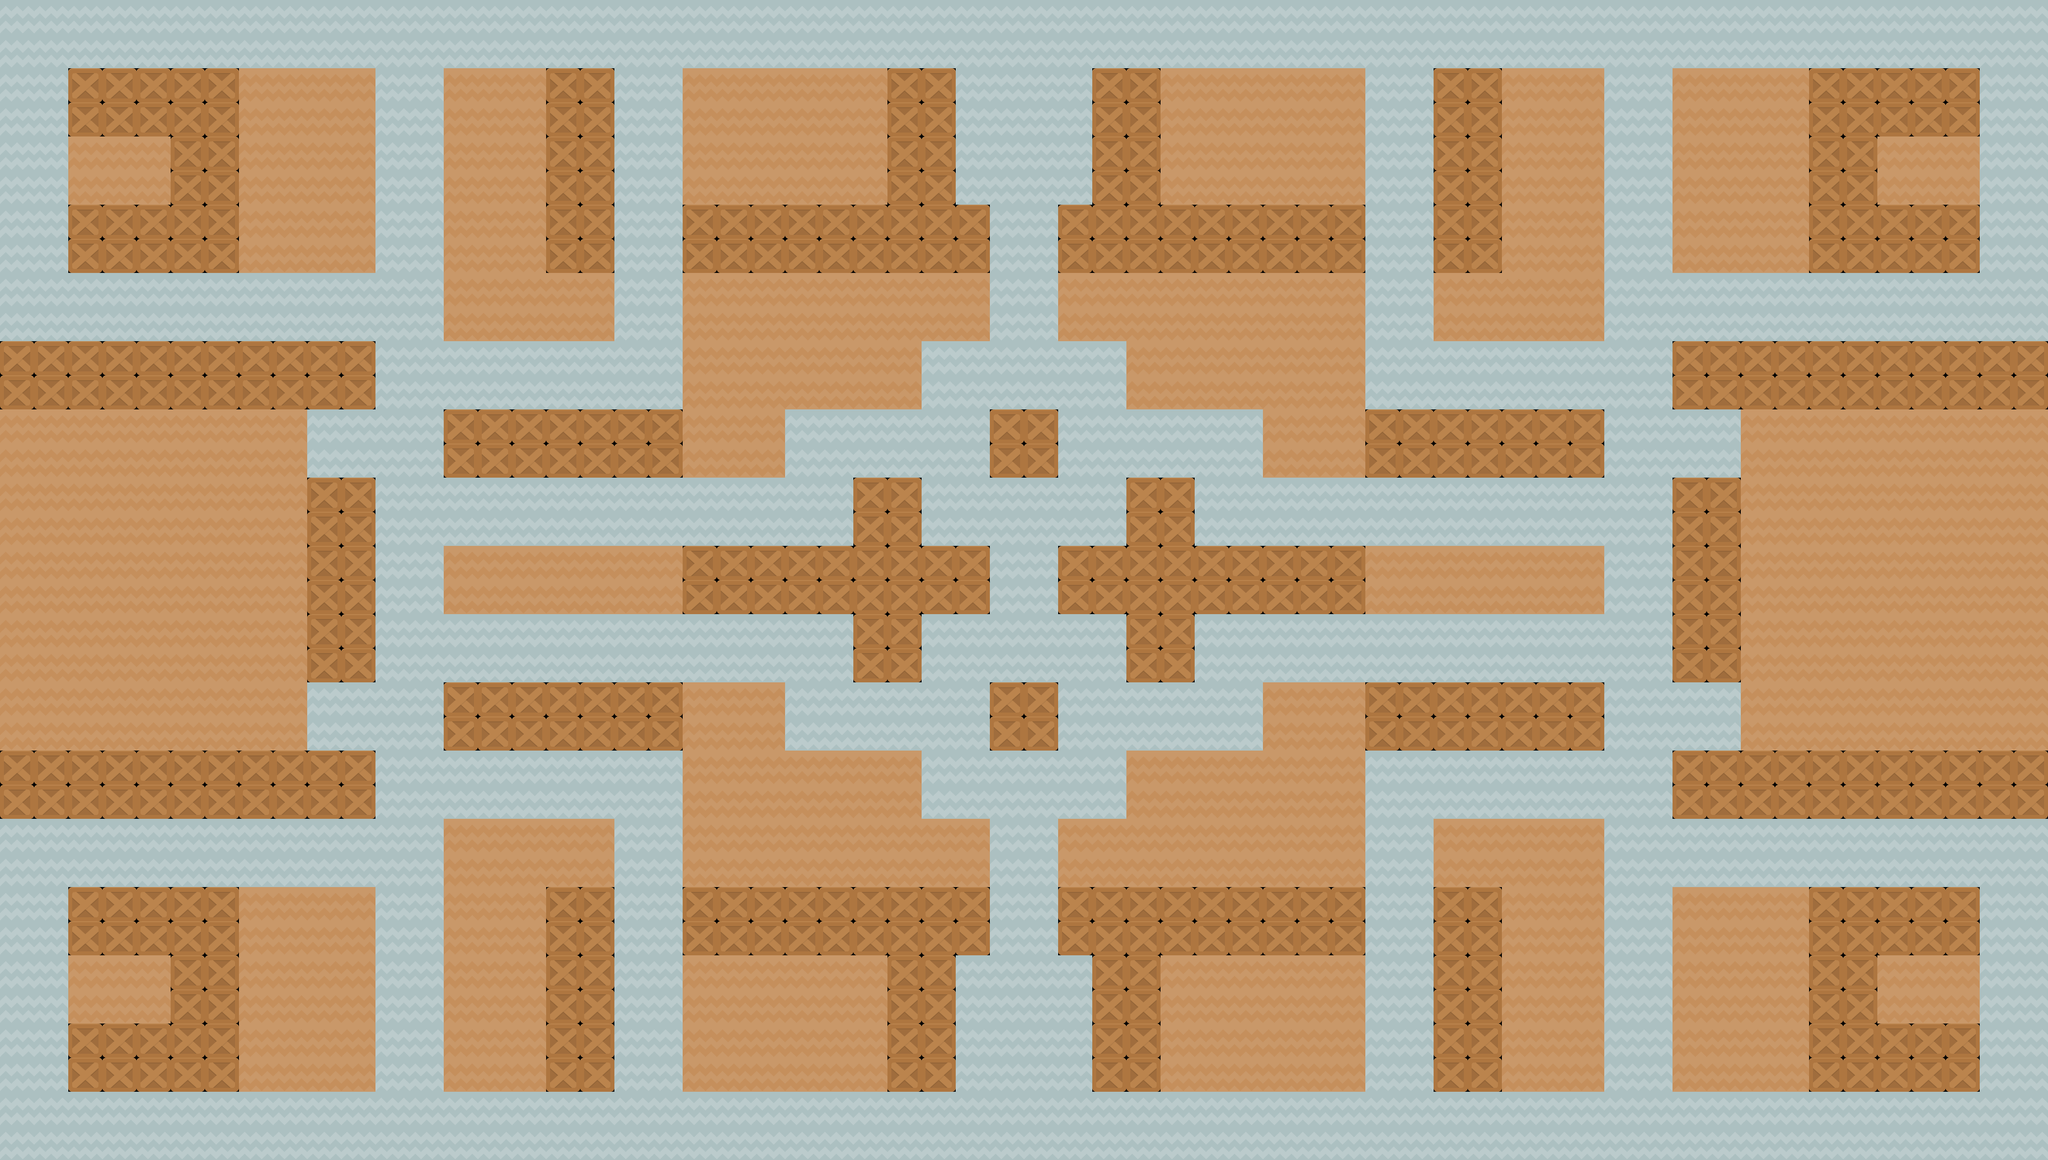

Below is a game level as drawn by its tile map, then a one-line description and the .tmx that defines it (tile-layer data replaced by summaries):
An orthogonal 60x34 tile map with 70x70 px tiles, 2 tile layers (backgr, walls), 1 hidden layer not drawn.

<map version="1.10" tiledversion="1.11.2" orientation="orthogonal" renderorder="right-down" width="60" height="34" tilewidth="70" tileheight="70" infinite="0" nextlayerid="4" nextobjectid="1">
 <tileset firstgid="1" source="tiles_spritesheet.tsx" />
 <layer id="1" name="backgr" width="60" height="34">
  <data>[2040 cells, 2040 non-empty, 3 distinct tile ids]</data>
 </layer>
 <layer id="2" name="walls" width="60" height="34">
  <data>[2040 cells, 476 non-empty, 1 distinct tile ids]</data>
 </layer>
 <layer id="3" name="colision" width="60" height="34" visible="0">
  <data>[2040 cells, 476 non-empty, 1 distinct tile ids]</data>
 </layer>
</map>
